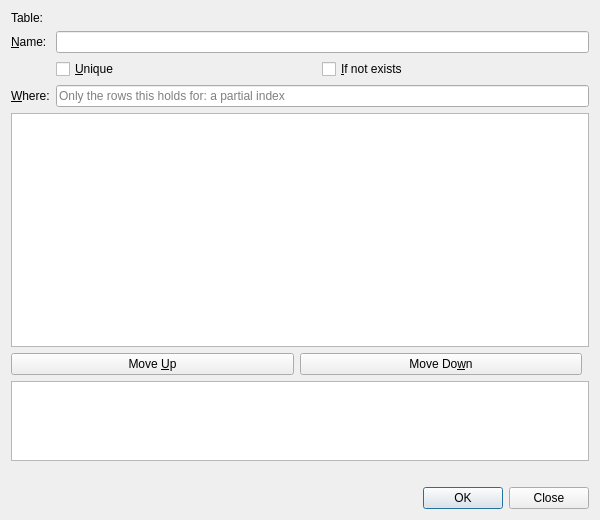
<?xml version="1.0" encoding="UTF-8"?>
<ui version="4.0">
 <class>IndexDialog</class>
 <widget class="QDialog" name="IndexDialog">
  <property name="geometry">
   <rect>
    <x>0</x>
    <y>0</y>
    <width>600</width>
    <height>520</height>
   </rect>
  </property>
  <property name="windowTitle">
   <string>Create Index</string>
  </property>
  <layout class="QVBoxLayout" name="layout">
   <item>
    <layout class="QFormLayout" name="form">
     <item row="0" column="0">
      <widget class="QLabel" name="tableLabel">
       <property name="text">
        <string>Table:</string>
       </property>
      </widget>
     </item>
     <item row="0" column="1">
      <widget class="QLabel" name="table">
       <property name="textFormat">
        <enum>Qt::TextFormat::PlainText</enum>
       </property>
      </widget>
     </item>
     <item row="1" column="0">
      <widget class="QLabel" name="nameLabel">
       <property name="text">
        <string>&amp;Name:</string>
       </property>
       <property name="buddy">
        <cstring>name</cstring>
       </property>
      </widget>
     </item>
     <item row="1" column="1">
      <widget class="QLineEdit" name="name"/>
     </item>
     <item row="2" column="1">
      <layout class="QHBoxLayout" name="options">
       <item>
        <widget class="QCheckBox" name="unique">
         <property name="text">
          <string>&amp;Unique</string>
         </property>
         <property name="toolTip">
          <string>No two rows may have the same values in the indexed columns</string>
         </property>
        </widget>
       </item>
       <item>
        <widget class="QCheckBox" name="ifNotExists">
         <property name="text">
          <string>&amp;If not exists</string>
         </property>
        </widget>
       </item>
       <item>
        <spacer name="optionsSpacer">
         <property name="orientation">
          <enum>Qt::Orientation::Horizontal</enum>
         </property>
        </spacer>
       </item>
      </layout>
     </item>
     <item row="3" column="0">
      <widget class="QLabel" name="whereLabel">
       <property name="text">
        <string>&amp;Where:</string>
       </property>
       <property name="buddy">
        <cstring>where</cstring>
       </property>
      </widget>
     </item>
     <item row="3" column="1">
      <widget class="QLineEdit" name="where">
       <property name="placeholderText">
        <string>Only the rows this holds for: a partial index</string>
       </property>
      </widget>
     </item>
    </layout>
   </item>
   <item>
    <widget class="QTableWidget" name="columns">
     <property name="selectionBehavior">
      <enum>QAbstractItemView::SelectionBehavior::SelectRows</enum>
     </property>
     <attribute name="verticalHeaderVisible">
      <bool>false</bool>
     </attribute>
    </widget>
   </item>
   <item>
    <layout class="QHBoxLayout" name="moveButtons">
     <item>
      <widget class="QPushButton" name="moveUp">
       <property name="text">
        <string>Move &amp;Up</string>
       </property>
       <property name="toolTip">
        <string>The index sorts by its first column first</string>
       </property>
       <property name="autoDefault">
        <bool>false</bool>
       </property>
      </widget>
     </item>
     <item>
      <widget class="QPushButton" name="moveDown">
       <property name="text">
        <string>Move Do&amp;wn</string>
       </property>
       <property name="autoDefault">
        <bool>false</bool>
       </property>
      </widget>
     </item>
     <item>
      <spacer name="moveSpacer">
       <property name="orientation">
        <enum>Qt::Orientation::Horizontal</enum>
       </property>
      </spacer>
     </item>
    </layout>
   </item>
   <item>
    <widget class="QPlainTextEdit" name="sql">
     <property name="maximumSize">
      <size>
       <width>16777215</width>
       <height>80</height>
      </size>
     </property>
     <property name="readOnly">
      <bool>true</bool>
     </property>
    </widget>
   </item>
   <item>
    <widget class="QLabel" name="status">
     <property name="wordWrap">
      <bool>true</bool>
     </property>
     <property name="textFormat">
      <enum>Qt::TextFormat::PlainText</enum>
     </property>
    </widget>
   </item>
   <item>
    <widget class="QDialogButtonBox" name="buttons">
     <property name="standardButtons">
      <set>QDialogButtonBox::StandardButton::Close|QDialogButtonBox::StandardButton::Ok</set>
     </property>
    </widget>
   </item>
  </layout>
 </widget>
 <resources/>
 <connections/>
</ui>
